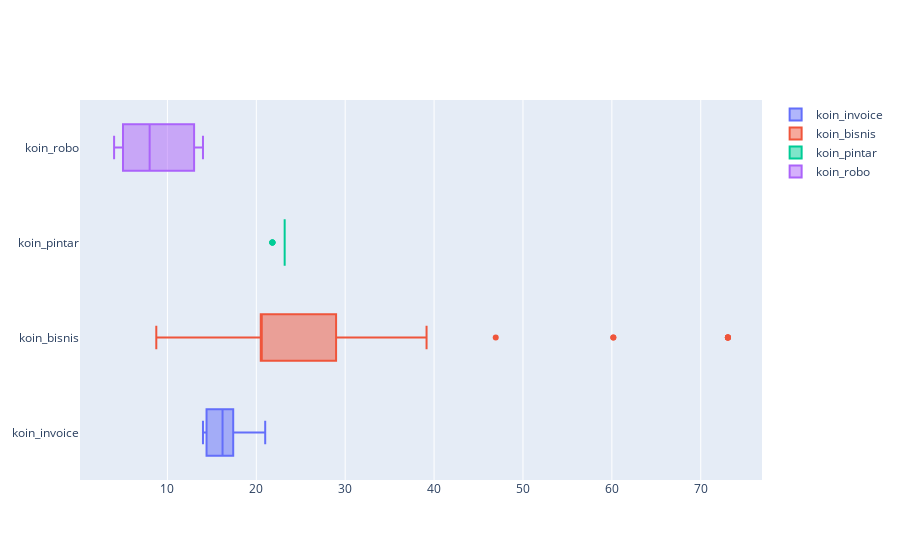

The notebook cell this image was saved under:
### Code cell
##Exploratory Data Analysis of Numerical Data    
#Boxplot: Lender Interest
Category1 = koin[koin.sub_product=="koin_invoice"].lender_interest
Category2 = koin[koin.sub_product=="koin_bisnis"].lender_interest
Category3 = koin[koin.sub_product=="koin_pintar"].lender_interest
Category4 = koin[koin.sub_product=="koin_robo"].lender_interest

fig = go.Figure()
# Use x instead of y argument for horizontal plot
fig.add_trace(go.Box(x=Category1, name='koin_invoice'))
fig.add_trace(go.Box(x=Category2, name='koin_bisnis'))
fig.add_trace(go.Box(x=Category3, name='koin_pintar'))
fig.add_trace(go.Box(x=Category4, name='koin_robo'))

fig.show()

### Figure 1 — Plotly figure (JSON) as saved in the notebook; plotly's stock layout.template omitted (floating-point values rounded to 4 significant figures; data arrays with more than 128 entries replaced by an {"elided": "..."} marker saying what was removed)
{"data": [{"name": "koin_invoice", "type": "box", "x": {"elided": "1821 float values"}}, {"name": "koin_bisnis", "type": "box", "x": {"elided": "315 float values"}}, {"name": "koin_pintar", "type": "box", "x": [23.19, 23.19, 23.19, 23.19, 23.19, 23.19, 23.19, 23.19, 23.19, 23.19, 23.19, 23.19, 23.19, 23.19, 23.19, 23.19, 23.19, 23.19, 23.19, 23.19, 23.19, 23.19, 23.19, 23.19, 23.19, 23.19, 23.19, 23.19, 23.19, 23.19, 23.19, 21.81, 21.81, 21.81, 23.19, 23.19, 21.81]}, {"name": "koin_robo", "type": "box", "x": {"elided": "274 float values"}}], "layout": {}}
